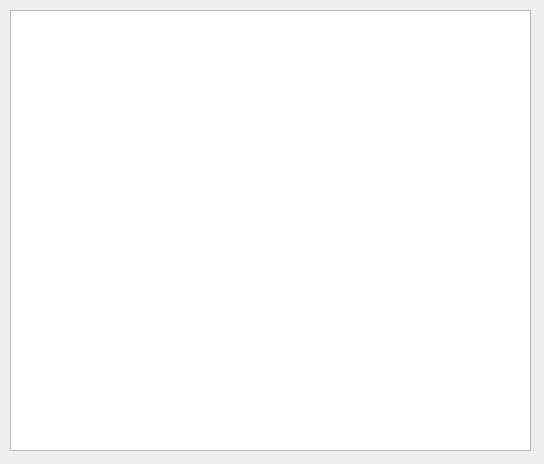
<?xml version="1.0" encoding="UTF-8"?>
<ui version="4.0">
 <class>DialogSobre</class>
 <widget class="QDialog" name="DialogSobre">
  <property name="geometry">
   <rect>
    <x>0</x>
    <y>0</y>
    <width>544</width>
    <height>464</height>
   </rect>
  </property>
  <property name="windowTitle">
   <string>Sobre</string>
  </property>
  <widget class="QTextBrowser" name="textBrowser">
   <property name="geometry">
    <rect>
     <x>10</x>
     <y>10</y>
     <width>521</width>
     <height>441</height>
    </rect>
   </property>
   <property name="font">
    <font>
     <pointsize>12</pointsize>
    </font>
   </property>
  </widget>
 </widget>
 <resources/>
 <connections/>
</ui>
